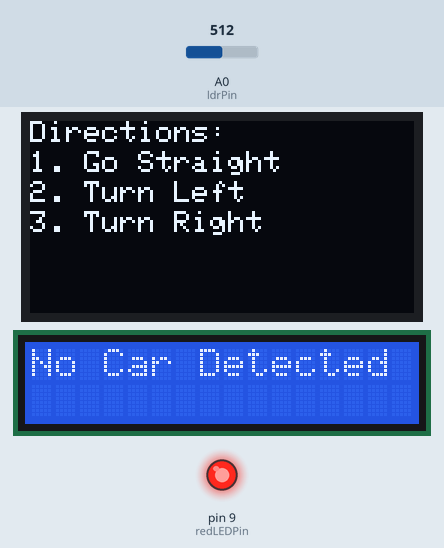
The sketch below on a simulated Arduino Uno, built with avr-gcc and run on an emulated ATmega328P. On the bench: 128×64 one-colour display, 16×2 character LCD, output pins drawn as LEDs (lit = HIGH). The inputs (shaded band) are chosen by the test bench; at power-on: A0 (ldrPin) = 512.

Above: at 1.2 s.
1.3 s: A0 (ldrPin) set to 213
2.9 s: A0 (ldrPin) set to 188
At 4.6 s:
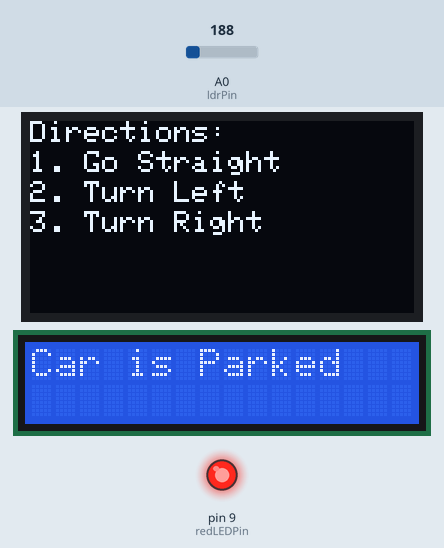
4.9 s: A0 (ldrPin) set to 210
At 6.1 s:
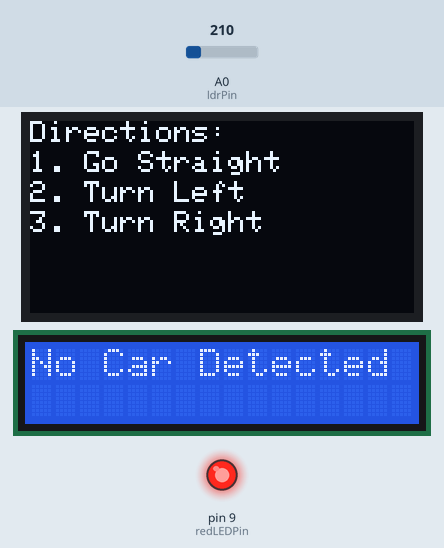
6.5 s: A0 (ldrPin) set to 190
At 7.8 s:
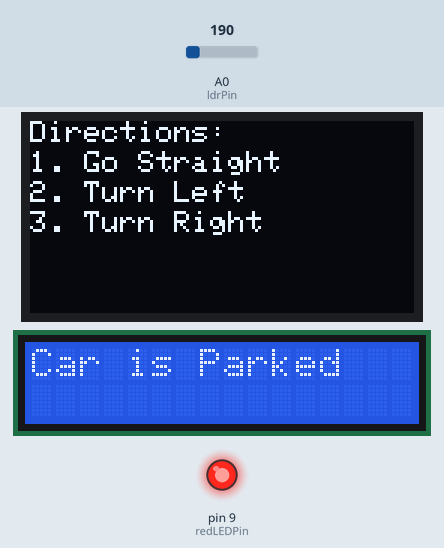
Timing chart, 0 to 9.2 s (numbered marks = the images above; inputs shaded):
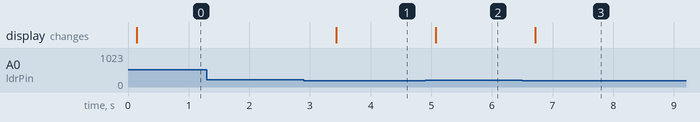

The sketch:

parkingsensor.ino
```cpp
#include <Wire.h>
#include <Adafruit_GFX.h>
#include <Adafruit_SSD1306.h>
#include <LiquidCrystal_I2C.h>

// OLED display settings
#define SCREEN_WIDTH 128
#define SCREEN_HEIGHT 64
Adafruit_SSD1306 display(SCREEN_WIDTH, SCREEN_HEIGHT, &Wire, -1);

// LCD settings
LiquidCrystal_I2C lcd(0x27, 16, 2); // Change 0x27 to your LCD's I2C address if needed

// Define pins
const int ldrPin = A0; // Analog pin for LDR
const int redLEDPin = 9; // Digital pin for red LED

// Light intensity threshold
const int lightThreshold = 200; // Adjust this value based on your setup

void setup() {
  Serial.begin(115200);

  // Initialize OLED display
  display.begin(SSD1306_I2C_ADDRESS, 0x3C); // Change address if needed
  display.clearDisplay();
  display.setTextSize(1);
  display.setTextColor(WHITE);

  // Initialize LCD
  lcd.begin();
  lcd.backlight();

  // Initialize red LED pin
  pinMode(redLEDPin, OUTPUT);
  digitalWrite(redLEDPin, HIGH); // Turn on the red LED
}

void loop() {
  // Display directions on OLED
  display.clearDisplay();
  display.setCursor(0, 0);
  display.print("Directions:");
  display.setCursor(0, 10);
  display.print("1. Go Straight");
  display.setCursor(0, 20);
  display.print("2. Turn Left");
  display.setCursor(0, 30);
  display.print("3. Turn Right");
  display.display();

  // Read the light intensity from the LDR
  int lightIntensity = analogRead(ldrPin);

  // Check if the light intensity is below the threshold
  if (lightIntensity < lightThreshold) {
    lcd.clear();
    lcd.print("Car is Parked");
  } else {
    lcd.clear();
    lcd.print("No Car Detected");
  }

  delay(500); // Small delay for stability
}
```

Measured:
- the behaviour switches between 200 and 199 on A0 (ldrPin) (found by bisection; images 0 and 1)
- after the input at 1.3 s, every drawn part: stays the same
- after the input at 2.9 s, the display: changes after 0.53 s (image 1)
- after the input at 4.9 s, the display: changes after 0.17 s (image 2)
- after the input at 6.5 s, the display: changes after 0.22 s (image 3)
